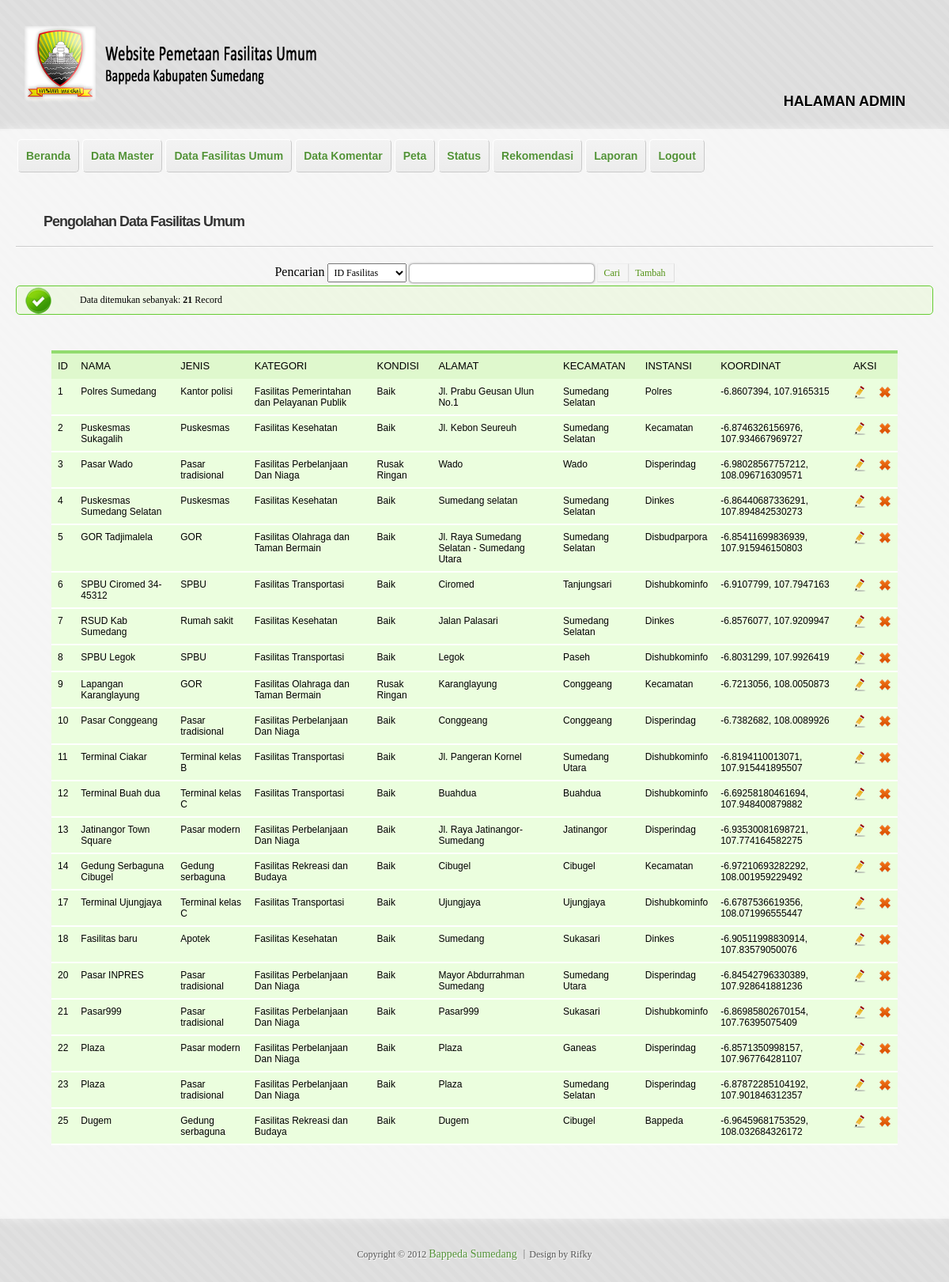
Page /admin/fasum_lihat.php (signed in) on the committed database.
### tables this page shows
CREATE TABLE IF NOT EXISTS `fasum` (
  `id_fasum` int(5) NOT NULL AUTO_INCREMENT,
  `nama_fasum` varchar(50) NOT NULL,
  `id_jenis` int(2) NOT NULL,
  `kondisi` varchar(12) NOT NULL,
  `alamat` varchar(255) NOT NULL,
  `id_kecamatan` varchar(8) NOT NULL,
  `id_instansi` int(2) NOT NULL,
  `username` varchar(30) NOT NULL,
  `lat` double NOT NULL,
  `lng` double NOT NULL,
  PRIMARY KEY (`id_fasum`),
  KEY `id_kecamatan` (`id_kecamatan`),
  KEY `id_instansi` (`id_instansi`),
  KEY `username` (`username`),
  KEY `id_jenis` (`id_jenis`)
);

CREATE TABLE IF NOT EXISTS `jenis_fasum` (
  `id_jenis` int(2) NOT NULL AUTO_INCREMENT,
  `jenis_fasum` varchar(30) NOT NULL,
  `id_kategori` int(2) NOT NULL,
  `keterangan` text NOT NULL,
  `icon` varchar(150) NOT NULL,
  PRIMARY KEY (`id_jenis`),
  KEY `id_kategori` (`id_kategori`)
);

CREATE TABLE IF NOT EXISTS `kategori_fasum` (
  `id_kategori` int(2) NOT NULL AUTO_INCREMENT,
  `nama_kategori` varchar(50) NOT NULL,
  PRIMARY KEY (`id_kategori`)
);

CREATE TABLE IF NOT EXISTS `kecamatan` (
  `id_kecamatan` varchar(8) NOT NULL,
  `nama_kecamatan` varchar(30) NOT NULL,
  PRIMARY KEY (`id_kecamatan`)
);

CREATE TABLE IF NOT EXISTS `instansi` (
  `id_instansi` int(2) NOT NULL,
  `nama_instansi` varchar(70) NOT NULL,
  `singkatan` varchar(30) NOT NULL,
  PRIMARY KEY (`id_instansi`)
);

### admin/fasum_lihat.php (the view, shortened to what this page needs)
<?php
	if(isset($_SESSION['sudahlogin']))
	{
?>
<!doctype html>
<html lang="id">
<head>
	<?php
	include("lib_func.php");
	?>
    <link href="style.css" rel="stylesheet" />
</head>
<body>
<div id="wrapper">
    <header id="header" class="clearfix" role="banner">
    </header>
<div id="main" class="clearfix">
    <nav id="menu" class="clearfix" role="navigation">
    </nav>
    <div id="content" role="main">
        <article class="post">
            <h2 class="entry-title"><a href="#">Pengolahan Data Fasilitas Umum</a></h2><hr />
            <div class="entry-content">
                <?php
				$link=koneksi_db();
				$sql="select f.*,j.*,ka.*,ke.*,i.* from fasum f, jenis_fasum j, kategori_fasum ka, kecamatan ke, instansi i WHERE f.id_jenis=j.id_jenis AND j.id_kategori=ka.id_kategori AND f.id_instansi=i.id_instansi AND f.id_kecamatan=ke.id_kecamatan ";
				$sql.="order by id_fasum";
				$res=mysql_query($sql,$link);
				$banyakrecord=mysql_num_rows($res);
				if($banyakrecord>0){
				?>
                <div align="center" class="pencarian">
                <form method="post" action="<?php echo $_SERVER['PHP_SELF'];?>">
                Pencarian
				<?php
				$fieldcari="";
				?>
                <select name="fieldcari">
                <option value="id_fasum" <?php if($fieldcari=="id_fasum") echo "selected";?>>ID Fasilitas</option>
                </select>
                <input type="text" name="keyword" size=30 maxlength="30"
                value="<?php if(isset($_POST['keyword'])) echo $_POST['keyword'];?>">
               <button type="submit" class="positive" name="tblcari">Cari</button><a href="fasum_tambah.php"><button type="button" class="positive">Tambah</button></a></form></div>
                    <div class="info">Data ditemukan sebanyak: <b><?php echo $banyakrecord;?></b> Record</div>
		<div align="center"><table class="tabel">
        <thead>
        <th col="col">ID</th>
        <th col="col">NAMA</th>
        <th col="col">JENIS</th>
        <th col="col">KATEGORI</th>
        <th col="col">KONDISI</th>
        <th col="col">ALAMAT</th>
        <th col="col">KECAMATAN</th>
        <th col="col">INSTANSI</th>
        <th col="col">KOORDINAT</th>
        <th col="col" colspan="2">AKSI</th>
        </thead>
        <tbody>
		  <?php
		  	while($data=mysql_fetch_array($res)){
		  ?>
		  	<tr>
		  	   <td><?php echo $data['id_fasum'];?></td>
		  	   <td><?php echo $data['nama_fasum'];?></td>
		  	   <td><?php echo $data['jenis_fasum'];?></td>
               <td><?php echo $data['nama_kategori'];?></td>
               <td><?php echo $data['kondisi'];?></td>
               <td><?php echo $data['alamat'];?></td>
               <td><?php echo $data['nama_kecamatan'];?></td>
               <td><?php echo $data['singkatan'];?></td>
               <td><?php echo $data['lat'];?>, <?php echo $data['lng'];?></td>
			   <td><a href="fasum_ubah.php?id_fasum=<?php echo $data['id_fasum'];?>"><img src="../images/edit.png" border="0"></a></td>
               <td><a href="fasum_proses_hapus.php?id_fasum=<?php echo $data['id_fasum'];?>" onClick="return hapusfasum();"><img src="../images/delete.png" border="0"></a></td>
		  	</tr>
		  <?php
		  	}
		  ?>
        </tbody>
		</table>
        </div>
	<?php
	}
	else{
	?>
	<div class="error">Data tidak ditemukan!</div>
    <a href="fasum_tambah.php"><center>Klik di sini untuk menambah data.</center></a>
	<?php
	}
	?>
            </div>
        </article>
    </div>
</div>
    <footer id="footer"a align="center">
    </footer>
</div>
</body>
</html>
<?php
	}
	else
		header("Location: haruslogin.php");
?>

### rows in the picture
fasum: id_fasum "1", nama_fasum "Polres Sumedang", id_jenis.jenis_fasum "Kantor polisi", kategori_fasum.nama_kategori "Fasilitas Pemerintahan dan Pelayanan Publik", kondisi "Baik", alamat "Jl. Prabu Geusan Ulun No.1", id_kecamatan.nama_kecamatan "Sumedang Selatan", id_instansi.singkatan "Polres", lat "-6.8607394", lng "107.9165315"
fasum: id_fasum "2", nama_fasum "Puskesmas Sukagalih", id_jenis.jenis_fasum "Puskesmas", kategori_fasum.nama_kategori "Fasilitas Kesehatan", kondisi "Baik", alamat "Jl. Kebon Seureuh", id_kecamatan.nama_kecamatan "Sumedang Selatan", id_instansi.singkatan "Kecamatan", lat "-6.8746326156976", lng "107.934667969727"
fasum: id_fasum "3", nama_fasum "Pasar Wado", id_jenis.jenis_fasum "Pasar tradisional", kategori_fasum.nama_kategori "Fasilitas Perbelanjaan Dan Niaga", kondisi "Rusak Ringan", alamat "Wado", id_kecamatan.nama_kecamatan "Wado", id_instansi.singkatan "Disperindag", lat "-6.98028567757212", lng "108.096716309571"
fasum: id_fasum "4", nama_fasum "Puskesmas Sumedang Selatan", id_jenis.jenis_fasum "Puskesmas", kategori_fasum.nama_kategori "Fasilitas Kesehatan", kondisi "Baik", alamat "Sumedang selatan", id_kecamatan.nama_kecamatan "Sumedang Selatan", id_instansi.singkatan "Dinkes", lat "-6.86440687336291", lng "107.894842530273"
fasum: id_fasum "5", nama_fasum "GOR Tadjimalela", id_jenis.jenis_fasum "GOR", kategori_fasum.nama_kategori "Fasilitas Olahraga dan Taman Bermain", kondisi "Baik", alamat "Jl. Raya Sumedang Selatan - Sumedang Utara", id_kecamatan.nama_kecamatan "Sumedang Selatan", id_instansi.singkatan "Disbudparpora", lat "-6.85411699836939", lng "107.915946150803"
fasum: id_fasum "6", nama_fasum "SPBU Ciromed 34-45312", id_jenis.jenis_fasum "SPBU", kategori_fasum.nama_kategori "Fasilitas Transportasi", kondisi "Baik", alamat "Ciromed", id_kecamatan.nama_kecamatan "Tanjungsari", id_instansi.singkatan "Dishubkominfo", lat "-6.9107799", lng "107.7947163"
fasum: id_fasum "7", nama_fasum "RSUD Kab Sumedang", id_jenis.jenis_fasum "Rumah sakit", kategori_fasum.nama_kategori "Fasilitas Kesehatan", kondisi "Baik", alamat "Jalan Palasari", id_kecamatan.nama_kecamatan "Sumedang Selatan", id_instansi.singkatan "Dinkes", lat "-6.8576077", lng "107.9209947"
fasum: id_fasum "8", nama_fasum "SPBU Legok", id_jenis.jenis_fasum "SPBU", kategori_fasum.nama_kategori "Fasilitas Transportasi", kondisi "Baik", alamat "Legok", id_kecamatan.nama_kecamatan "Paseh", id_instansi.singkatan "Dishubkominfo", lat "-6.8031299", lng "107.9926419"
fasum: id_fasum "9", nama_fasum "Lapangan Karanglayung", id_jenis.jenis_fasum "GOR", kategori_fasum.nama_kategori "Fasilitas Olahraga dan Taman Bermain", kondisi "Rusak Ringan", alamat "Karanglayung", id_kecamatan.nama_kecamatan "Conggeang", id_instansi.singkatan "Kecamatan", lat "-6.7213056", lng "108.0050873"
fasum: id_fasum "10", nama_fasum "Pasar Conggeang", id_jenis.jenis_fasum "Pasar tradisional", kategori_fasum.nama_kategori "Fasilitas Perbelanjaan Dan Niaga", kondisi "Baik", alamat "Conggeang", id_kecamatan.nama_kecamatan "Conggeang", id_instansi.singkatan "Disperindag", lat "-6.7382682", lng "108.0089926"
fasum: id_fasum "11", nama_fasum "Terminal Ciakar", id_jenis.jenis_fasum "Terminal kelas B", kategori_fasum.nama_kategori "Fasilitas Transportasi", kondisi "Baik", alamat "Jl. Pangeran Kornel", id_kecamatan.nama_kecamatan "Sumedang Utara", id_instansi.singkatan "Dishubkominfo", lat "-6.8194110013071", lng "107.915441895507"
fasum: id_fasum "12", nama_fasum "Terminal Buah dua", id_jenis.jenis_fasum "Terminal kelas C", kategori_fasum.nama_kategori "Fasilitas Transportasi", kondisi "Baik", alamat "Buahdua", id_kecamatan.nama_kecamatan "Buahdua", id_instansi.singkatan "Dishubkominfo", lat "-6.69258180461694", lng "107.948400879882"
fasum: id_fasum "13", nama_fasum "Jatinangor Town Square", id_jenis.jenis_fasum "Pasar modern", kategori_fasum.nama_kategori "Fasilitas Perbelanjaan Dan Niaga", kondisi "Baik", alamat "Jl. Raya Jatinangor-Sumedang", id_kecamatan.nama_kecamatan "Jatinangor", id_instansi.singkatan "Disperindag", lat "-6.93530081698721", lng "107.774164582275"
fasum: id_fasum "14", nama_fasum "Gedung Serbaguna Cibugel", id_jenis.jenis_fasum "Gedung serbaguna", kategori_fasum.nama_kategori "Fasilitas Rekreasi dan Budaya", kondisi "Baik", alamat "Cibugel", id_kecamatan.nama_kecamatan "Cibugel", id_instansi.singkatan "Kecamatan", lat "-6.97210693282292", lng "108.001959229492"
fasum: id_fasum "17", nama_fasum "Terminal Ujungjaya", id_jenis.jenis_fasum "Terminal kelas C", kategori_fasum.nama_kategori "Fasilitas Transportasi", kondisi "Baik", alamat "Ujungjaya", id_kecamatan.nama_kecamatan "Ujungjaya", id_instansi.singkatan "Dishubkominfo", lat "-6.6787536619356", lng "108.071996555447"
fasum: id_fasum "18", nama_fasum "Fasilitas baru", id_jenis.jenis_fasum "Apotek", kategori_fasum.nama_kategori "Fasilitas Kesehatan", kondisi "Baik", alamat "Sumedang", id_kecamatan.nama_kecamatan "Sukasari", id_instansi.singkatan "Dinkes", lat "-6.90511998830914", lng "107.83579050076"
fasum: id_fasum "20", nama_fasum "Pasar INPRES", id_jenis.jenis_fasum "Pasar tradisional", kategori_fasum.nama_kategori "Fasilitas Perbelanjaan Dan Niaga", kondisi "Baik", alamat "Mayor Abdurrahman Sumedang", id_kecamatan.nama_kecamatan "Sumedang Utara", id_instansi.singkatan "Disperindag", lat "-6.84542796330389", lng "107.928641881236"
fasum: id_fasum "21", nama_fasum "Pasar999", id_jenis.jenis_fasum "Pasar tradisional", kategori_fasum.nama_kategori "Fasilitas Perbelanjaan Dan Niaga", kondisi "Baik", alamat "Pasar999", id_kecamatan.nama_kecamatan "Sukasari", id_instansi.singkatan "Dishubkominfo", lat "-6.86985802670154", lng "107.76395075409"
fasum: id_fasum "22", nama_fasum "Plaza", id_jenis.jenis_fasum "Pasar modern", kategori_fasum.nama_kategori "Fasilitas Perbelanjaan Dan Niaga", kondisi "Baik", alamat "Plaza", id_kecamatan.nama_kecamatan "Ganeas", id_instansi.singkatan "Disperindag", lat "-6.8571350998157", lng "107.967764281107"
fasum: id_fasum "23", nama_fasum "Plaza", id_jenis.jenis_fasum "Pasar tradisional", kategori_fasum.nama_kategori "Fasilitas Perbelanjaan Dan Niaga", kondisi "Baik", alamat "Plaza", id_kecamatan.nama_kecamatan "Sumedang Selatan", id_instansi.singkatan "Disperindag", lat "-6.87872285104192", lng "107.901846312357"
fasum: id_fasum "25", nama_fasum "Dugem", id_jenis.jenis_fasum "Gedung serbaguna", kategori_fasum.nama_kategori "Fasilitas Rekreasi dan Budaya", kondisi "Baik", alamat "Dugem", id_kecamatan.nama_kecamatan "Cibugel", id_instansi.singkatan "Bappeda", lat "-6.96459681753529", lng "108.032684326172"

### other values in the picture
$banyakrecord "21"
